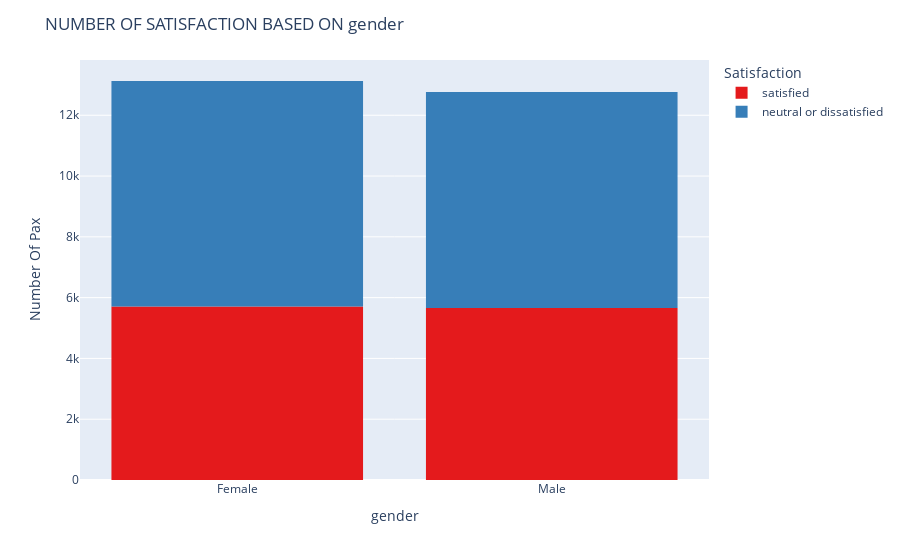
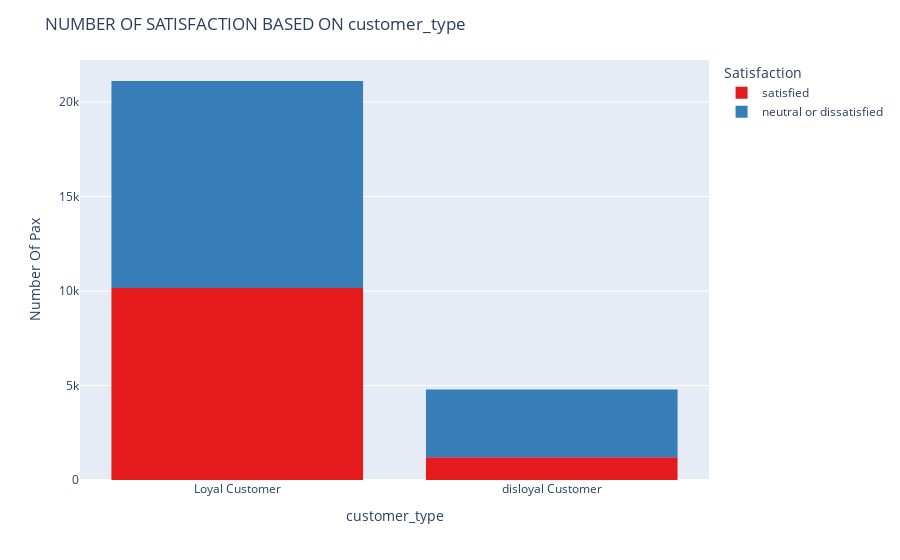

The cell these charts' notebook holds for them, in order:
### Markdown cell above
## *4.1 NUMBER OF CUSTOMER SATISFICATION BASED ON GENDER, CUSTOMER TYPE, TRAVEL TYPE AND TRAVEL CLASS*

### Code cell
# DEFINE COLUMN THAT WE WANT TO VISUALIZE
datavis1 = ['gender', 'customer_type', 'type_of_travel']

# VISUALIZE USING PLOTLY
for col in datavis1[:-1]:
    fig = px.histogram(data, x=col, color='satisfaction', color_discrete_sequence=px.colors.qualitative.Set1)
    fig.update_layout(
        title=f'NUMBER OF SATISFACTION BASED ON {col}',
        xaxis_title=col,
        yaxis_title='Number Of Pax',
        legend_title='Satisfaction',
    )
    fig.show()

### Figure 1 — Plotly figure (JSON) as saved in the notebook; plotly's stock layout.template omitted (floating-point values rounded to 4 significant figures; data arrays with more than 128 entries replaced by an {"elided": "..."} marker saying what was removed)
{"data": [{"alignmentgroup": "True", "bingroup": "x", "hovertemplate": "satisfaction=satisfied<br>gender=%{x}<br>count=%{y}<extra></extra>", "legendgroup": "satisfied", "marker": {"color": "rgb(228,26,28)", "pattern": {"shape": ""}}, "name": "satisfied", "offsetgroup": "satisfied", "orientation": "v", "showlegend": true, "type": "histogram", "x": {"elided": "11365 str values"}, "xaxis": "x", "yaxis": "y"}, {"alignmentgroup": "True", "bingroup": "x", "hovertemplate": "satisfaction=neutral or dissatisfied<br>gender=%{x}<br>count=%{y}<extra></extra>", "legendgroup": "neutral or dissatisfied", "marker": {"color": "rgb(55,126,184)", "pattern": {"shape": ""}}, "name": "neutral or dissatisfied", "offsetgroup": "neutral or dissatisfied", "orientation": "v", "showlegend": true, "type": "histogram", "x": {"elided": "14528 str values"}, "xaxis": "x", "yaxis": "y"}], "layout": {"barmode": "relative", "legend": {"title": {"text": "Satisfaction"}, "tracegroupgap": 0}, "margin": {"t": 60}, "title": {"text": "NUMBER OF SATISFACTION BASED ON gender"}, "xaxis": {"anchor": "y", "domain": [0, 1], "title": {"text": "gender"}}, "yaxis": {"anchor": "x", "domain": [0, 1], "title": {"text": "Number Of Pax"}}}}

### Figure 2 — Plotly figure (JSON) as saved in the notebook; plotly's stock layout.template omitted (floating-point values rounded to 4 significant figures; data arrays with more than 128 entries replaced by an {"elided": "..."} marker saying what was removed)
{"data": [{"alignmentgroup": "True", "bingroup": "x", "hovertemplate": "satisfaction=satisfied<br>customer_type=%{x}<br>count=%{y}<extra></extra>", "legendgroup": "satisfied", "marker": {"color": "rgb(228,26,28)", "pattern": {"shape": ""}}, "name": "satisfied", "offsetgroup": "satisfied", "orientation": "v", "showlegend": true, "type": "histogram", "x": {"elided": "11365 str values"}, "xaxis": "x", "yaxis": "y"}, {"alignmentgroup": "True", "bingroup": "x", "hovertemplate": "satisfaction=neutral or dissatisfied<br>customer_type=%{x}<br>count=%{y}<extra></extra>", "legendgroup": "neutral or dissatisfied", "marker": {"color": "rgb(55,126,184)", "pattern": {"shape": ""}}, "name": "neutral or dissatisfied", "offsetgroup": "neutral or dissatisfied", "orientation": "v", "showlegend": true, "type": "histogram", "x": {"elided": "14528 str values"}, "xaxis": "x", "yaxis": "y"}], "layout": {"barmode": "relative", "legend": {"title": {"text": "Satisfaction"}, "tracegroupgap": 0}, "margin": {"t": 60}, "title": {"text": "NUMBER OF SATISFACTION BASED ON customer_type"}, "xaxis": {"anchor": "y", "domain": [0, 1], "title": {"text": "customer_type"}}, "yaxis": {"anchor": "x", "domain": [0, 1], "title": {"text": "Number Of Pax"}}}}
